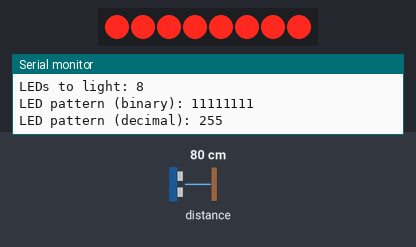
A sketch run on a simulated Arduino Uno, built for the host (arithmetic inside an expression is 32-bit, double 64-bit). On the bench: 8 shift-register outputs drawn as a row of LEDs (first output left, lit = HIGH), the last lines printed to the serial monitor. Wiring (inferred from the names in the program): shift register (74HC595): data A0; shift clock A2; latch A1; OE pin 5. Wiring (inferred from the signals the program sends): row of LEDs: on Q0, Q1, Q2, Q3, Q4, Q5, Q6, Q7. The inputs (shaded band) are chosen by the test bench; at power-on: distance to the obstacle 80 cm.

Above: at 1.2 s.
1.3 s: distance to the obstacle set to 2 cm
At 1.7 s:
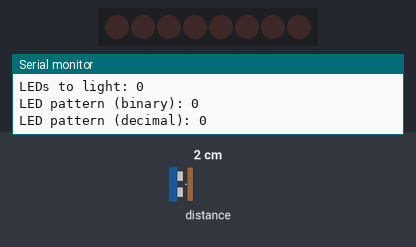
2.8 s: distance to the obstacle set to 9 cm
At 3.5 s:
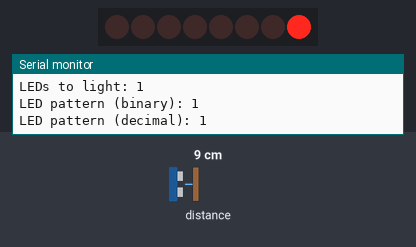
4.3 s: distance to the obstacle set to 18 cm
At 5.4 s:
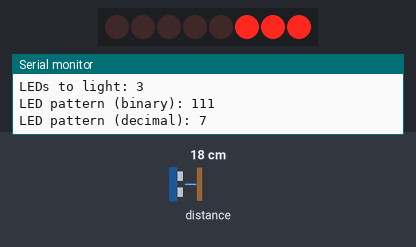
5.8 s: distance to the obstacle set to 35 cm
At 6.2 s:
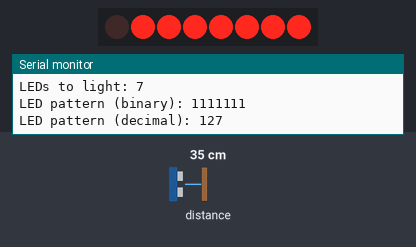
7.3 s: distance to the obstacle set to 4 cm
At 8.3 s:
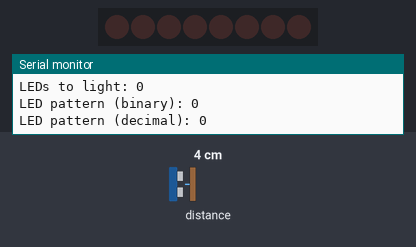
8.8 s: distance to the obstacle set to 11 cm
At 10.2 s:
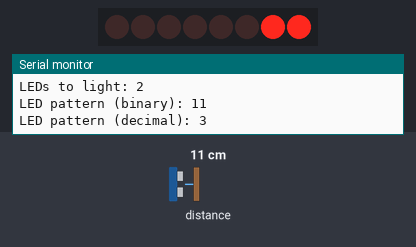
Timing chart, 0 to 11.3 s (numbered marks = the images above; inputs shaded):
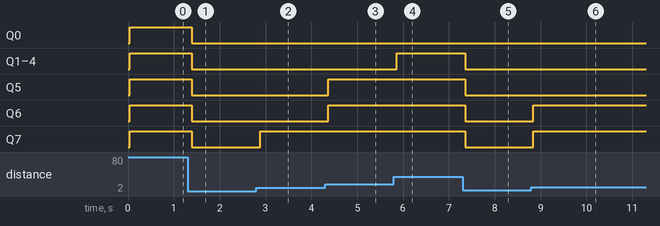

Measured:
- after the input at 1.3 s, Q0–7: HIGH → LOW after 0.10 s
- after the input at 2.8 s, Q7: LOW → HIGH after 0.08 s
- after the input at 4.3 s, Q5, Q6: LOW → HIGH after 0.07 s
- after the input at 5.8 s, Q1–4: LOW → HIGH after 0.06 s
- after the input at 7.3 s, Q1–7: HIGH → LOW after 0.05 s
- after the input at 8.8 s, Q6, Q7: LOW → HIGH at once

The sketch:

leds-readout-tof-sensor-sn74hc595.ino
```cpp
#include <Wire.h>
#include <VL53L1X.h>

VL53L1X sensor;

const int SN74HC595_SER_PIN = A0;
const int SN74HC595_RCLK_PIN = A1;
const int SN74HC595_SRCLK_PIN = A2;
const int SN74HC95_OE_PIN = 5;

void setup()
{
  while (!Serial) {}
  Serial.begin(115200);

  Wire.begin();
  Wire.setClock(400000);

  sensor.setTimeout(500);
  if (!sensor.init())
  {
    Serial.println("Failed to detect and initialize sensor!");
    while (1);
  }
  sensor.setDistanceMode(VL53L1X::Long);
  sensor.setMeasurementTimingBudget(50000);
  sensor.setROISize(4, 4);
  sensor.startContinuous(50);

  pinMode(SN74HC595_SER_PIN, OUTPUT);
  pinMode(SN74HC595_RCLK_PIN, OUTPUT);
  pinMode(SN74HC595_SRCLK_PIN, OUTPUT);
  pinMode(SN74HC95_OE_PIN, OUTPUT);

  setBrightness(255);
}

void loop()
{
  uint16_t distance = sensor.read();
  if (sensor.timeoutOccurred()) {
    Serial.println(" TIMEOUT");
    return;
  }

  Serial.print("Distance: ");
  Serial.print(distance);
  Serial.println(" mm");

  int numLEDs = distance / 50;
  if (numLEDs > 8) numLEDs = 8;

  byte LED_PATTERN_SHIFT = (1 << numLEDs) - 1;

  Serial.print("LEDs to light: ");
  Serial.println(numLEDs);
  Serial.print("LED pattern (binary): ");
  Serial.println(LED_PATTERN_SHIFT, BIN);
  Serial.print("LED pattern (decimal): ");
  Serial.println(LED_PATTERN_SHIFT);

  updateShiftRegister(LED_PATTERN_SHIFT);

  delay(100);
}

void updateShiftRegister(byte pattern)
{
  digitalWrite(SN74HC595_RCLK_PIN, LOW);
  shiftOut(SN74HC595_SER_PIN, SN74HC595_SRCLK_PIN, LSBFIRST, pattern);
  digitalWrite(SN74HC595_RCLK_PIN, HIGH);
}

void setBrightness(byte brightness)
{
  analogWrite(SN74HC95_OE_PIN, 255 - brightness);
}
```
